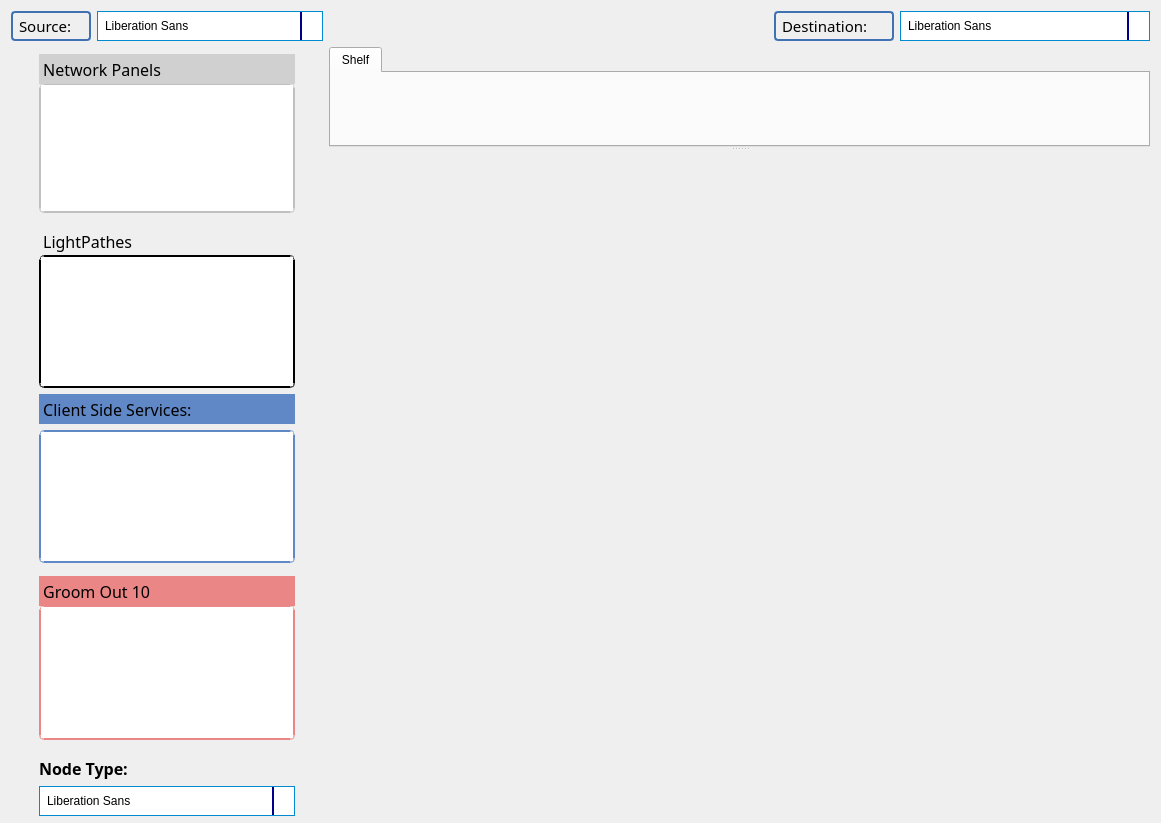
       <widget class="QWidget" name="tab">
        <attribute name="title">
         <string>Demand tab</string>
        </attribute>
        <layout class="QGridLayout" name="gridLayout_4">
         <item row="1" column="1" colspan="3">
          <widget class="QSplitter" name="splitter">
           <property name="orientation">
            <enum>Qt::Vertical</enum>
           </property>
           <widget class="QTabWidget" name="Demand_tab">
            <property name="enabled">
             <bool>true</bool>
            </property>
            <property name="minimumSize">
             <size>
              <width>0</width>
              <height>100</height>
             </size>
            </property>
            <property name="currentIndex">
             <number>0</number>
            </property>
            <widget class="QWidget" name="tab_8">
             <attribute name="title">
              <string>Shelf</string>
             </attribute>
             <layout class="QHBoxLayout" name="horizontalLayout_4">
              <property name="spacing">
               <number>0</number>
              </property>
              <property name="leftMargin">
               <number>0</number>
              </property>
              <property name="topMargin">
               <number>0</number>
              </property>
              <property name="rightMargin">
               <number>0</number>
              </property>
              <property name="bottomMargin">
               <number>0</number>
              </property>
              <item>
               <widget class="QWidget" name="DemandPanel_1" native="true"/>
              </item>
              <item>
               <widget class="QWidget" name="DemandPanel_2" native="true"/>
              </item>
              <item>
               <widget class="QWidget" name="DemandPanel_3" native="true"/>
              </item>
              <item>
               <widget class="QWidget" name="DemandPanel_4" native="true"/>
              </item>
              <item>
               <widget class="QWidget" name="DemandPanel_5" native="true"/>
              </item>
              <item>
               <widget class="QWidget" name="DemandPanel_6" native="true"/>
              </item>
              <item>
               <widget class="QWidget" name="DemandPanel_7" native="true"/>
              </item>
              <item>
               <widget class="QWidget" name="DemandPanel_8" native="true"/>
              </item>
              <item>
               <widget class="QWidget" name="DemandPanel_9" native="true"/>
              </item>
              <item>
               <widget class="QWidget" name="DemandPanel_10" native="true"/>
              </item>
              <item>
               <widget class="QWidget" name="DemandPanel_11" native="true"/>
              </item>
              <item>
               <widget class="QWidget" name="DemandPanel_12" native="true"/>
              </item>
              <item>
               <widget class="QWidget" name="DemandPanel_13" native="true"/>
              </item>
              <item>
               <widget class="QWidget" name="DemandPanel_14" native="true"/>
              </item>
             </layout>
            </widget>
           </widget>
           <widget class="MapWidget" name="MapWidget" native="true">
            <property name="minimumSize">
             <size>
              <width>821</width>
              <height>259</height>
             </size>
            </property>
           </widget>
          </widget>
         </item>
         <item row="0" column="3">
          <layout class="QFormLayout" name="formLayout">
           <item row="0" column="0">
            <widget class="QLabel" name="label_8">
             <property name="minimumSize">
              <size>
               <width>120</width>
               <height>0</height>
              </size>
             </property>
             <property name="maximumSize">
              <size>
               <width>62</width>
               <height>30</height>
              </size>
             </property>
             <property name="font">
              <font>
               <family>Bahnschrift</family>
               <pointsize>11</pointsize>
               <weight>50</weight>
               <bold>false</bold>
              </font>
             </property>
             <property name="styleSheet">
              <string notr="true">QLabel {
    border: 2px solid green;
	border-color: rgb(64, 114, 179);
    border-radius: 4px;
    padding: 2px;
}</string>
             </property>
             <property name="text">
              <string>Destination:</string>
             </property>
            </widget>
           </item>
           <item row="0" column="1">
            <widget class="QFontComboBox" name="Demand_Destination_combobox">
             <property name="minimumSize">
              <size>
               <width>121</width>
               <height>30</height>
              </size>
             </property>
             <property name="maximumSize">
              <size>
               <width>743</width>
               <height>30</height>
              </size>
             </property>
             <property name="styleSheet">
              <string notr="true">QComboBox {
    
    border-radius: 0px;
    padding: 1px 18px 1px 5px;
    min-width: 6em; 
    
	border:1px solid rgb(0, 139, 208);
	
   
	
}





/* QComboBox gets the &quot;on&quot; state when the popup is open */


QComboBox:on { /* shift the text when the popup opens */
    padding-top: 3px;
    padding-left: 4px;
}

QComboBox::drop-down {
    subcontrol-origin: padding;
    subcontrol-position: top right;
    width: 20px;
    
	
    border-left-width: 2px;
    border-left-color: darkblue;
    border-left-style: solid; /* just a single line */
    border-top-right-radius: 0px; /* same radius as the QComboBox */
    border-bottom-right-radius: 0px;
}

QComboBox::down-arrow {
   
	image: url(:/newPrefix/dropdown.png); 
    
	
}

QComboBox::down-arrow:on { /* shift the arrow when popup is open */
    
	
	image: url(:/newPrefix/dropup.png);
}


QComboBox QAbstractItemView {
    
	border-color:2px solid blue;
   
}</string>
             </property>
            </widget>
           </item>
          </layout>
         </item>
         <item row="1" column="0">
          <layout class="QGridLayout" name="gridLayout_2">
           <item row="5" column="0">
            <widget class="QListWidget" name="Demand_ServiceList">
             <property name="minimumSize">
              <size>
               <width>256</width>
               <height>133</height>
              </size>
             </property>
             <property name="maximumSize">
              <size>
               <width>256</width>
               <height>133</height>
              </size>
             </property>
             <property name="styleSheet">
              <string notr="true">QListWidget {
    alternate-background-color: yellow;
	border:2px double;
	border-color: #6088C6;
	border-radius: 5px; 
    
}
QListWidget {
    show-decoration-selected: 1; /* make the selection span the entire width of the view */
}

QListWidget::item:alternate {
    background: #EEEEEE;
}

QListWidget::item:selected {
    border: 1px solid #6a6ea9;
}

QListWidget::item:selected:!active {
    background: qlineargradient(x1: 0, y1: 0, x2: 0, y2: 1,
                                stop: 0 #ABAFE5, stop: 1 #8588B2);
}

QListWidget::item:selected:active {
    background: qlineargradient(x1: 0, y1: 0, x2: 0, y2: 1,
                                stop: 0 #6a6ea9, stop: 1 #888dd9);
}

QListWidget::item:hover {
    background: qlineargradient(x1: 0, y1: 0, x2: 0, y2: 1,
                                stop: 0 #FAFBFE, stop: 1 #DCDEF1);
}</string>
             </property>
            </widget>
           </item>
           <item row="1" column="0">
            <widget class="QListWidget" name="Demand_PanelList">
             <property name="minimumSize">
              <size>
               <width>256</width>
               <height>130</height>
              </size>
             </property>
             <property name="maximumSize">
              <size>
               <width>256</width>
               <height>130</height>
              </size>
             </property>
             <property name="styleSheet">
              <string notr="true">QListWidget {
    alternate-background-color: yellow;
	border:2px double;
	border-color: #c0c0c0;
	border-radius: 5px; 
    
}
QListWidget {
    show-decoration-selected: 1; /* make the selection span the entire width of the view */
}

QListWidget::item:alternate {
    background: #aaaaa;
}

QListWidget::item:selected {
    border: 1px solid #6a6ea9;
}



QListWidget::item:selected:active {
    background: qlineargradient(x1: 0, y1: 0, x2: 0, y2: 1,
                                stop: 0 #DCDCDC, stop: 1 #A9A9A9);
}

QListWidget::item:hover {
    background: qlineargradient(x1: 0, y1: 0, x2: 0, y2: 1,
                                stop: 0 #F8F8F8, stop: 1 #F5F5F5);
}</string>
             </property>
            </widget>
           </item>
           <item row="2" column="0">
            <widget class="QLabel" name="ClientLabel_22">
             <property name="minimumSize">
              <size>
               <width>256</width>
               <height>30</height>
              </size>
             </property>
             <property name="maximumSize">
              <size>
               <width>256</width>
               <height>16</height>
              </size>
             </property>
             <property name="font">
              <font>
               <family>Bahnschrift SemiBold Condensed</family>
               <pointsize>12</pointsize>
               <weight>7</weight>
               <italic>false</italic>
               <bold>false</bold>
              </font>
             </property>
             <property name="styleSheet">
              <string notr="true">QLabel {
	
	font: 63 12pt &quot;Bahnschrift SemiBold Condensed&quot;;
   
  
	background: qlineargradient(x1: 0, y1: 0, x2: 0, y2: 1,
                                stop: 0 #6a6ea9, stop: 1 #Eb8686);
}
</string>
             </property>
             <property name="text">
              <string> LightPathes </string>
             </property>
            </widget>
           </item>
           <item row="3" column="0">
            <widget class="QListWidget" name="Demand_LineList">
             <property name="minimumSize">
              <size>
               <width>256</width>
               <height>133</height>
              </size>
             </property>
             <property name="maximumSize">
              <size>
               <width>256</width>
               <height>133</height>
              </size>
             </property>
             <property name="styleSheet">
              <string notr="true">QListWidget {
    alternate-background-color: yellow;
	border:2px double;
	border-color: qlineargradient(x1: 0, y1: 0, x2: 0, y2: 1,
                                stop: 0 #6a6ea9, stop: 1 #Eb8686);

	border-radius: 5px; 
    
}
QListWidget {
    show-decoration-selected: 1; /* make the selection span the entire width of the view */
}

QListWidget::item:alternate {
    background: #aaaaa;
}

QListWidget::item:selected {
    border: 1px solid #6a6ea9;
}

QListWidget::item:selected:!active {
    background: qlineargradient(x1: 0, y1: 0, x2: 0, y2: 1,
                                stop: 0 #ABAFE5, stop: 1 #EE817B);
}

QListWidget::item:selected:active {
    background: qlineargradient(x1: 0, y1: 0, x2: 0, y2: 1,
                                stop: 0 #6a6ea9, stop: 1 #Eb8686);
}

QListWidget::item:hover {
    background: qlineargradient(x1: 0, y1: 0, x2: 0, y2: 1,
                                stop: 0 #FAFBFE, stop: 1 #FFB2AE);
}</string>
             </property>
            </widget>
           </item>
           <item row="4" column="0">
            <widget class="QLabel" name="ClientLabel_23">
             <property name="minimumSize">
              <size>
               <width>256</width>
               <height>30</height>
              </size>
             </property>
             <property name="maximumSize">
              <size>
               <width>256</width>
               <height>30</height>
              </size>
             </property>
             <property name="font">
              <font>
               <family>Bahnschrift SemiBold Condensed</family>
               <pointsize>12</pointsize>
               <weight>7</weight>
               <italic>false</italic>
               <bold>false</bold>
              </font>
             </property>
             <property name="styleSheet">
              <string notr="true"> QLabel {
  
	
	font: 63 12pt &quot;Bahnschrift SemiBold Condensed&quot;;
	background-color:  #6088C6;
}</string>
             </property>
             <property name="text">
              <string> Client Side Services:</string>
             </property>
            </widget>
           </item>
           <item row="6" column="0">
            <widget class="QLabel" name="ClientLabel_20">
             <property name="minimumSize">
              <size>
               <width>256</width>
               <height>30</height>
              </size>
             </property>
             <property name="maximumSize">
              <size>
               <width>256</width>
               <height>16</height>
              </size>
             </property>
             <property name="font">
              <font>
               <family>Bahnschrift SemiBold Condensed</family>
               <pointsize>12</pointsize>
               <weight>7</weight>
               <italic>false</italic>
               <bold>false</bold>
              </font>
             </property>
             <property name="styleSheet">
              <string notr="true">  QLabel {
	
	font: 63 12pt &quot;Bahnschrift SemiBold Condensed&quot;;
   
  
	background-color: rgb(235, 134, 134);
}</string>
             </property>
             <property name="text">
              <string> Groom Out 10</string>
             </property>
            </widget>
           </item>
           <item row="9" column="0">
            <widget class="QFontComboBox" name="NodeType_combobox">
             <property name="minimumSize">
              <size>
               <width>121</width>
               <height>30</height>
              </size>
             </property>
             <property name="maximumSize">
              <size>
               <width>256</width>
               <height>22</height>
              </size>
             </property>
             <property name="styleSheet">
              <string notr="true">QComboBox {
    
    border-radius: 0px;
    padding: 1px 18px 1px 5px;
    min-width: 6em; 
    
	border:1px solid rgb(0, 139, 208);
	
   
	
}





/* QComboBox gets the &quot;on&quot; state when the popup is open */


QComboBox:on { /* shift the text when the popup opens */
    padding-top: 3px;
    padding-left: 4px;
}

QComboBox::drop-down {
    subcontrol-origin: padding;
    subcontrol-position: top right;
    width: 20px;
    
	
    border-left-width: 2px;
    border-left-color: darkblue;
    border-left-style: solid; /* just a single line */
    border-top-right-radius: 0px; /* same radius as the QComboBox */
    border-bottom-right-radius: 0px;
}

QComboBox::down-arrow {
   
	image: url(:/newPrefix/dropdown.png); 
    
	
}

QComboBox::down-arrow:on { /* shift the arrow when popup is open */
    
	
	image: url(:/newPrefix/dropup.png);
}


QComboBox QAbstractItemView {
    
	border-color:2px solid blue;
   
}</string>
             </property>
            </widget>
           </item>
           <item row="8" column="0">
            <widget class="QLabel" name="label_9">
             <property name="minimumSize">
              <size>
               <width>256</width>
               <height>30</height>
              </size>
             </property>
             <property name="maximumSize">
              <size>
               <width>256</width>
               <height>16</height>
              </size>
             </property>
             <property name="font">
              <font>
               <family>Bahnschrift SemiBold Condensed</family>
               <pointsize>12</pointsize>
               <weight>75</weight>
               <bold>true</bold>
              </font>
             </property>
             <property name="styleSheet">
              <string notr="true"/>
             </property>
             <property name="text">
              <string>Node Type:</string>
             </property>
            </widget>
           </item>
           <item row="0" column="0">
            <widget class="QLabel" name="ClientLabel_21">
             <property name="minimumSize">
              <size>
               <width>256</width>
               <height>30</height>
              </size>
             </property>
             <property name="maximumSize">
              <size>
               <width>256</width>
               <height>16</height>
              </size>
             </property>
             <property name="font">
              <font>
               <family>Bahnschrift SemiBold Condensed</family>
               <pointsize>12</pointsize>
               <weight>7</weight>
               <italic>false</italic>
               <bold>false</bold>
              </font>
             </property>
             <property name="styleSheet">
              <string notr="true"> QLabel {
	
	font: 63 12pt &quot;Bahnschrift SemiBold Condensed&quot;;
   
  
	
	background-color:#D0D0D0;
}</string>
             </property>
             <property name="text">
              <string> Network Panels</string>
             </property>
            </widget>
           </item>
           <item row="7" column="0">
            <widget class="QListWidget" name="groomout10_list">
             <property name="minimumSize">
              <size>
               <width>256</width>
               <height>135</height>
              </size>
             </property>
             <property name="maximumSize">
              <size>
               <width>256</width>
               <height>135</height>
              </size>
             </property>
             <property name="styleSheet">
              <string notr="true">QListWidget {
    alternate-background-color: yellow;
	border:2px double;
	border-color:#EB8686;
	border-radius: 5px; 
    
}
QListWidget {
    show-decoration-selected: 1; /* make the selection span the entire width of the view */
}

QListWidget::item:alternate {
    background: #aaaaa;
}

QListWidget::item:selected {
    border: 1px solid #6a6ea9;
}

QListWidget::item:selected:!active {
    background: qlineargradient(x1: 0, y1: 0, x2: 0, y2: 1,
                                stop: 0 #ABAFE5, stop: 1 #EE817B);
}

QListWidget::item:selected:active {
    background: qlineargradient(x1: 0, y1: 0, x2: 0, y2: 1,
                                stop: 0 #FFB2AE, stop: 1 #B22222);
}

QListWidget::item:hover {
    background: qlineargradient(x1: 0, y1: 0, x2: 0, y2: 1,
                                stop: 0 #FAFBFE, stop: 1 #FFB2AE);
}</string>
             </property>
            </widget>
           </item>
          </layout>
         </item>
         <item row="0" column="0">
          <layout class="QFormLayout" name="formLayout_4">
           <item row="0" column="0">
            <widget class="QLabel" name="SelectNode_Label_13">
             <property name="minimumSize">
              <size>
               <width>80</width>
               <height>0</height>
              </size>
             </property>
             <property name="maximumSize">
              <size>
               <width>43</width>
               <height>30</height>
              </size>
             </property>
             <property name="font">
              <font>
               <family>Bahnschrift</family>
               <pointsize>11</pointsize>
               <weight>50</weight>
               <bold>false</bold>
              </font>
             </property>
             <property name="styleSheet">
              <string notr="true"> QLabel {
    border: 2px solid green;
	border-color: rgb(64, 114, 179);
    border-radius: 4px;
    padding: 2px;
}</string>
             </property>
             <property name="text">
              <string>Source:</string>
             </property>
            </widget>
           </item>
           <item row="0" column="1">
            <widget class="QFontComboBox" name="Demand_Source_combobox">
             <property name="minimumSize">
              <size>
               <width>121</width>
               <height>30</height>
              </size>
             </property>
             <property name="maximumSize">
              <size>
               <width>226</width>
               <height>30</height>
              </size>
             </property>
             <property name="styleSheet">
              <string notr="true">QComboBox {
    
    border-radius: 0px;
    padding: 1px 18px 1px 5px;
    min-width: 6em; 
    
	border:1px solid rgb(0, 139, 208);
	
   
	
}





/* QComboBox gets the &quot;on&quot; state when the popup is open */


QComboBox:on { /* shift the text when the popup opens */
    padding-top: 3px;
    padding-left: 4px;
}

QComboBox::drop-down {
    subcontrol-origin: padding;
    subcontrol-position: top right;
    width: 20px;
    
	
    border-left-width: 2px;
    border-left-color: darkblue;
    border-left-style: solid; /* just a single line */
    border-top-right-radius: 0px; /* same radius as the QComboBox */
    border-bottom-right-radius: 0px;
}

QComboBox::down-arrow {
   
	image: url(:/newPrefix/dropdown.png); 
    
	
}

QComboBox::down-arrow:on { /* shift the arrow when popup is open */
    
	
	image: url(:/newPrefix/dropup.png);
}


QComboBox QAbstractItemView {
    
	border-color:2px solid blue;
   
}</string>
             </property>
            </widget>
           </item>
          </layout>
         </item>
         <item row="0" column="1">
          <spacer name="horizontalSpacer">
           <property name="orientation">
            <enum>Qt::Horizontal</enum>
           </property>
           <property name="sizeHint" stdset="0">
            <size>
             <width>40</width>
             <height>20</height>
            </size>
           </property>
          </spacer>
         </item>
        </layout>
       </widget>
